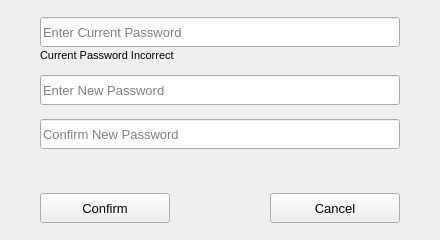
<?xml version="1.0" encoding="UTF-8"?>
<ui version="4.0">
 <class>PasswordDialog</class>
 <widget class="PasswordDialog" name="PasswordDialog">
  <property name="geometry">
   <rect>
    <x>0</x>
    <y>0</y>
    <width>440</width>
    <height>240</height>
   </rect>
  </property>
  <property name="sizePolicy">
   <sizepolicy hsizetype="Fixed" vsizetype="Fixed">
    <horstretch>0</horstretch>
    <verstretch>0</verstretch>
   </sizepolicy>
  </property>
  <property name="minimumSize">
   <size>
    <width>440</width>
    <height>240</height>
   </size>
  </property>
  <property name="maximumSize">
   <size>
    <width>16777215</width>
    <height>16777215</height>
   </size>
  </property>
  <property name="windowTitle">
   <string>Change Account Password</string>
  </property>
  <property name="styleSheet">
   <string notr="true"/>
  </property>
  <layout class="QVBoxLayout" name="verticalLayout">
   <property name="sizeConstraint">
    <enum>QLayout::SetDefaultConstraint</enum>
   </property>
   <property name="leftMargin">
    <number>40</number>
   </property>
   <property name="rightMargin">
    <number>40</number>
   </property>
   <item>
    <layout class="QVBoxLayout" name="verticalLayout_3">
     <item>
      <layout class="QVBoxLayout" name="verticalLayout_2">
       <property name="spacing">
        <number>0</number>
       </property>
       <property name="topMargin">
        <number>0</number>
       </property>
       <item>
        <widget class="QLineEdit" name="currentPasswordEdit">
         <property name="sizePolicy">
          <sizepolicy hsizetype="Minimum" vsizetype="Fixed">
           <horstretch>0</horstretch>
           <verstretch>0</verstretch>
          </sizepolicy>
         </property>
         <property name="minimumSize">
          <size>
           <width>0</width>
           <height>30</height>
          </size>
         </property>
         <property name="font">
          <font>
           <pointsize>10</pointsize>
          </font>
         </property>
         <property name="toolTip">
          <string>Password</string>
         </property>
         <property name="layoutDirection">
          <enum>Qt::LeftToRight</enum>
         </property>
         <property name="text">
          <string/>
         </property>
         <property name="placeholderText">
          <string>Enter Current Password</string>
         </property>
        </widget>
       </item>
       <item>
        <spacer name="verticalSpacer_4">
         <property name="orientation">
          <enum>Qt::Vertical</enum>
         </property>
         <property name="sizeType">
          <enum>QSizePolicy::Fixed</enum>
         </property>
         <property name="sizeHint" stdset="0">
          <size>
           <width>20</width>
           <height>2</height>
          </size>
         </property>
        </spacer>
       </item>
       <item>
        <widget class="QLabel" name="wrongPasswordLabel">
         <property name="sizePolicy">
          <sizepolicy hsizetype="Preferred" vsizetype="Fixed">
           <horstretch>0</horstretch>
           <verstretch>0</verstretch>
          </sizepolicy>
         </property>
         <property name="minimumSize">
          <size>
           <width>0</width>
           <height>12</height>
          </size>
         </property>
         <property name="maximumSize">
          <size>
           <width>16777215</width>
           <height>12</height>
          </size>
         </property>
         <property name="font">
          <font>
           <pointsize>8</pointsize>
          </font>
         </property>
         <property name="text">
          <string>Current Password Incorrect</string>
         </property>
         <property name="alignment">
          <set>Qt::AlignLeading|Qt::AlignLeft|Qt::AlignVCenter</set>
         </property>
        </widget>
       </item>
      </layout>
     </item>
     <item>
      <spacer name="verticalSpacerCurrentTNew">
       <property name="orientation">
        <enum>Qt::Vertical</enum>
       </property>
       <property name="sizeType">
        <enum>QSizePolicy::Fixed</enum>
       </property>
       <property name="sizeHint" stdset="0">
        <size>
         <width>20</width>
         <height>8</height>
        </size>
       </property>
      </spacer>
     </item>
     <item>
      <widget class="QLineEdit" name="passwordEdit">
       <property name="minimumSize">
        <size>
         <width>0</width>
         <height>30</height>
        </size>
       </property>
       <property name="font">
        <font>
         <pointsize>10</pointsize>
        </font>
       </property>
       <property name="toolTip">
        <string>New Password</string>
       </property>
       <property name="text">
        <string/>
       </property>
       <property name="placeholderText">
        <string>Enter New Password</string>
       </property>
      </widget>
     </item>
     <item>
      <spacer name="verticalSpacerNewTConfirm">
       <property name="orientation">
        <enum>Qt::Vertical</enum>
       </property>
       <property name="sizeType">
        <enum>QSizePolicy::Fixed</enum>
       </property>
       <property name="sizeHint" stdset="0">
        <size>
         <width>20</width>
         <height>8</height>
        </size>
       </property>
      </spacer>
     </item>
     <item>
      <widget class="QLineEdit" name="confirmPasswordEdit">
       <property name="minimumSize">
        <size>
         <width>0</width>
         <height>30</height>
        </size>
       </property>
       <property name="font">
        <font>
         <pointsize>10</pointsize>
        </font>
       </property>
       <property name="toolTip">
        <string>New Password Confim</string>
       </property>
       <property name="text">
        <string/>
       </property>
       <property name="placeholderText">
        <string>Confirm New Password</string>
       </property>
      </widget>
     </item>
    </layout>
   </item>
   <item>
    <widget class="QLabel" name="spinnerLabel">
     <property name="minimumSize">
      <size>
       <width>20</width>
       <height>20</height>
      </size>
     </property>
     <property name="maximumSize">
      <size>
       <width>16777215</width>
       <height>20</height>
      </size>
     </property>
     <property name="text">
      <string/>
     </property>
     <property name="alignment">
      <set>Qt::AlignCenter</set>
     </property>
    </widget>
   </item>
   <item>
    <layout class="QHBoxLayout" name="horizontalLayout">
     <property name="spacing">
      <number>7</number>
     </property>
     <property name="leftMargin">
      <number>0</number>
     </property>
     <property name="topMargin">
      <number>0</number>
     </property>
     <property name="rightMargin">
      <number>0</number>
     </property>
     <item>
      <widget class="QPushButton" name="btnChangePasswordConfirm">
       <property name="sizePolicy">
        <sizepolicy hsizetype="Fixed" vsizetype="Fixed">
         <horstretch>0</horstretch>
         <verstretch>0</verstretch>
        </sizepolicy>
       </property>
       <property name="minimumSize">
        <size>
         <width>130</width>
         <height>30</height>
        </size>
       </property>
       <property name="font">
        <font>
         <pointsize>10</pointsize>
        </font>
       </property>
       <property name="toolTip">
        <string>Confirm Password</string>
       </property>
       <property name="styleSheet">
        <string notr="true"/>
       </property>
       <property name="text">
        <string>Confirm</string>
       </property>
       <property name="flat">
        <bool>false</bool>
       </property>
      </widget>
     </item>
     <item>
      <spacer name="horizontalSpacer_3">
       <property name="orientation">
        <enum>Qt::Horizontal</enum>
       </property>
       <property name="sizeHint" stdset="0">
        <size>
         <width>40</width>
         <height>20</height>
        </size>
       </property>
      </spacer>
     </item>
     <item>
      <widget class="QPushButton" name="btnChangePasswordCancel">
       <property name="sizePolicy">
        <sizepolicy hsizetype="Fixed" vsizetype="Fixed">
         <horstretch>0</horstretch>
         <verstretch>0</verstretch>
        </sizepolicy>
       </property>
       <property name="minimumSize">
        <size>
         <width>130</width>
         <height>30</height>
        </size>
       </property>
       <property name="font">
        <font>
         <pointsize>10</pointsize>
        </font>
       </property>
       <property name="toolTip">
        <string>Cancel</string>
       </property>
       <property name="styleSheet">
        <string notr="true"/>
       </property>
       <property name="text">
        <string>Cancel</string>
       </property>
       <property name="flat">
        <bool>false</bool>
       </property>
      </widget>
     </item>
    </layout>
   </item>
  </layout>
 </widget>
 <customwidgets>
  <customwidget>
   <class>PasswordDialog</class>
   <extends>QWidget</extends>
   <header>src/dialogs/passworddialog.h</header>
   <container>1</container>
  </customwidget>
 </customwidgets>
 <tabstops>
  <tabstop>currentPasswordEdit</tabstop>
  <tabstop>btnChangePasswordConfirm</tabstop>
  <tabstop>btnChangePasswordCancel</tabstop>
 </tabstops>
 <resources/>
 <connections/>
</ui>
